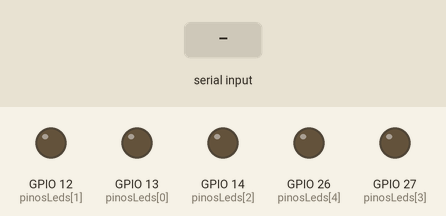
A sketch run on a simulated ESP32. On the bench: output pins drawn as LEDs (lit = HIGH). The test bench sets the inputs (shaded band).

Above: at 1.2 s.
1.3 s: "90,45\n" received over Serial
At 2.2 s:
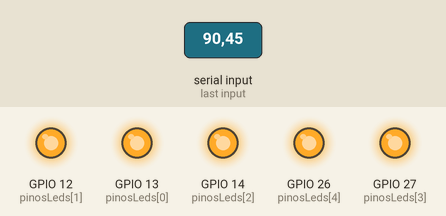
Timing chart, 0 to 4.3 s (numbered marks = the images above; inputs shaded):
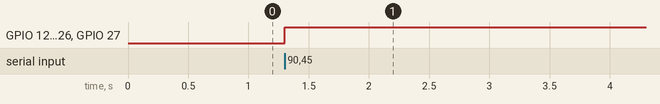

Measured:
- after the input at 1.3 s, GPIO 12 (pinosLeds[1]), GPIO 13 (pinosLeds[0]), GPIO 14 (pinosLeds[2]), GPIO 26 (pinosLeds[4]), GPIO 27 (pinosLeds[3]): LOW → HIGH at once

The sketch:

codigo_esp32.ino
```cpp
// Autor: Vitor Augusto Tibério - Estudante de Engenharia Elétrica - USP São Carlos //

// Manopla Luminosa //

// Definição dos pinos dos LEDs
const int pinosLeds[] = {13, 12, 14, 27, 26};
const int numLeds = 5;

void setup() {
  // Inicia a comunicação Serial
  Serial.begin(115200);

  // Configura todos os pinos como SAÍDA
  for (int i = 0; i < numLeds; i++) {
    pinMode(pinosLeds[i], OUTPUT);
    digitalWrite(pinosLeds[i], LOW); // Começa tudo apagado
  }
}

void loop() {
  // Verifica se o computador enviou alguma informação
  if (Serial.available() > 0) {

    // Lê o texto até a quebra de linha
    String recebido = Serial.readStringUntil('\n');

    // Remove espaços em branco extras
    recebido.trim();

    // Tenta converter o texto para número inteiro
    int dedos = recebido.toInt();

    // Atualiza os LEDs
    atualizarLeds(dedos);
  }
}

void atualizarLeds(int quantidade) {
  // Garante que a quantidade está entre 0 e 5
  if (quantidade < 0) quantidade = 0;
  if (quantidade > 5) quantidade = 5;
  // Loop para acender ou apagar
  for (int i = 0; i < numLeds; i++) {
    if (i < quantidade) {
      digitalWrite(pinosLeds[i], HIGH); // Acende
    } else {
      digitalWrite(pinosLeds[i], LOW);  // Apaga
    }
  }
}
```
